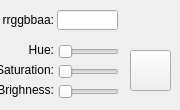
    <widget class="QWidget" name="tab_6">
     <attribute name="title">
      <string>rgb</string>
     </attribute>
     <widget class="QLineEdit" name="attrColorUint">
      <property name="geometry">
       <rect>
        <x>57</x>
        <y>10</y>
        <width>61</width>
        <height>20</height>
       </rect>
      </property>
      <property name="inputMask">
       <string notr="true">HHHHHHHH</string>
      </property>
      <property name="text">
       <string/>
      </property>
     </widget>
     <widget class="QLabel" name="label_32">
      <property name="geometry">
       <rect>
        <x>-7</x>
        <y>10</y>
        <width>61</width>
        <height>20</height>
       </rect>
      </property>
      <property name="text">
       <string>rrggbbaa:</string>
      </property>
      <property name="alignment">
       <set>Qt::AlignRight|Qt::AlignTrailing|Qt::AlignVCenter</set>
      </property>
     </widget>
     <widget class="QSlider" name="attrColorSaturation">
      <property name="geometry">
       <rect>
        <x>58</x>
        <y>62</y>
        <width>61</width>
        <height>19</height>
       </rect>
      </property>
      <property name="orientation">
       <enum>Qt::Horizontal</enum>
      </property>
     </widget>
     <widget class="QSlider" name="attrColorBrightness">
      <property name="geometry">
       <rect>
        <x>58</x>
        <y>82</y>
        <width>61</width>
        <height>19</height>
       </rect>
      </property>
      <property name="orientation">
       <enum>Qt::Horizontal</enum>
      </property>
     </widget>
     <widget class="QSlider" name="attrColorHue">
      <property name="geometry">
       <rect>
        <x>58</x>
        <y>42</y>
        <width>61</width>
        <height>19</height>
       </rect>
      </property>
      <property name="orientation">
       <enum>Qt::Horizontal</enum>
      </property>
     </widget>
     <widget class="QToolButton" name="attrColorButton">
      <property name="geometry">
       <rect>
        <x>130</x>
        <y>50</y>
        <width>41</width>
        <height>41</height>
       </rect>
      </property>
      <property name="text">
       <string/>
      </property>
     </widget>
     <widget class="QLabel" name="label_40">
      <property name="geometry">
       <rect>
        <x>-7</x>
        <y>40</y>
        <width>61</width>
        <height>20</height>
       </rect>
      </property>
      <property name="text">
       <string>Hue:</string>
      </property>
      <property name="alignment">
       <set>Qt::AlignRight|Qt::AlignTrailing|Qt::AlignVCenter</set>
      </property>
     </widget>
     <widget class="QLabel" name="label_48">
      <property name="geometry">
       <rect>
        <x>-7</x>
        <y>60</y>
        <width>61</width>
        <height>20</height>
       </rect>
      </property>
      <property name="text">
       <string>Saturation:</string>
      </property>
      <property name="alignment">
       <set>Qt::AlignRight|Qt::AlignTrailing|Qt::AlignVCenter</set>
      </property>
     </widget>
     <widget class="QLabel" name="label_49">
      <property name="geometry">
       <rect>
        <x>-7</x>
        <y>80</y>
        <width>61</width>
        <height>20</height>
       </rect>
      </property>
      <property name="text">
       <string>Brighness:</string>
      </property>
      <property name="alignment">
       <set>Qt::AlignRight|Qt::AlignTrailing|Qt::AlignVCenter</set>
      </property>
     </widget>
    </widget>
